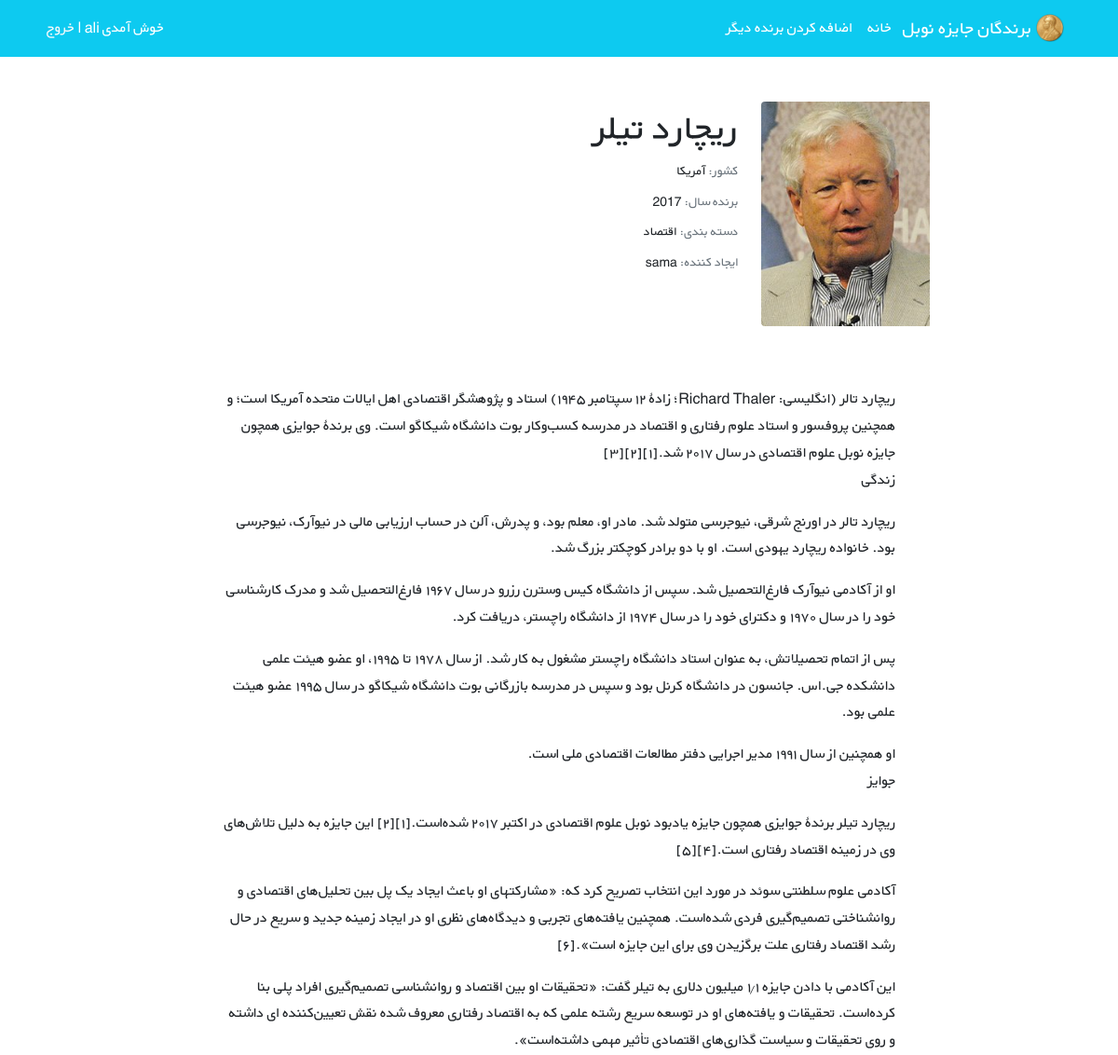
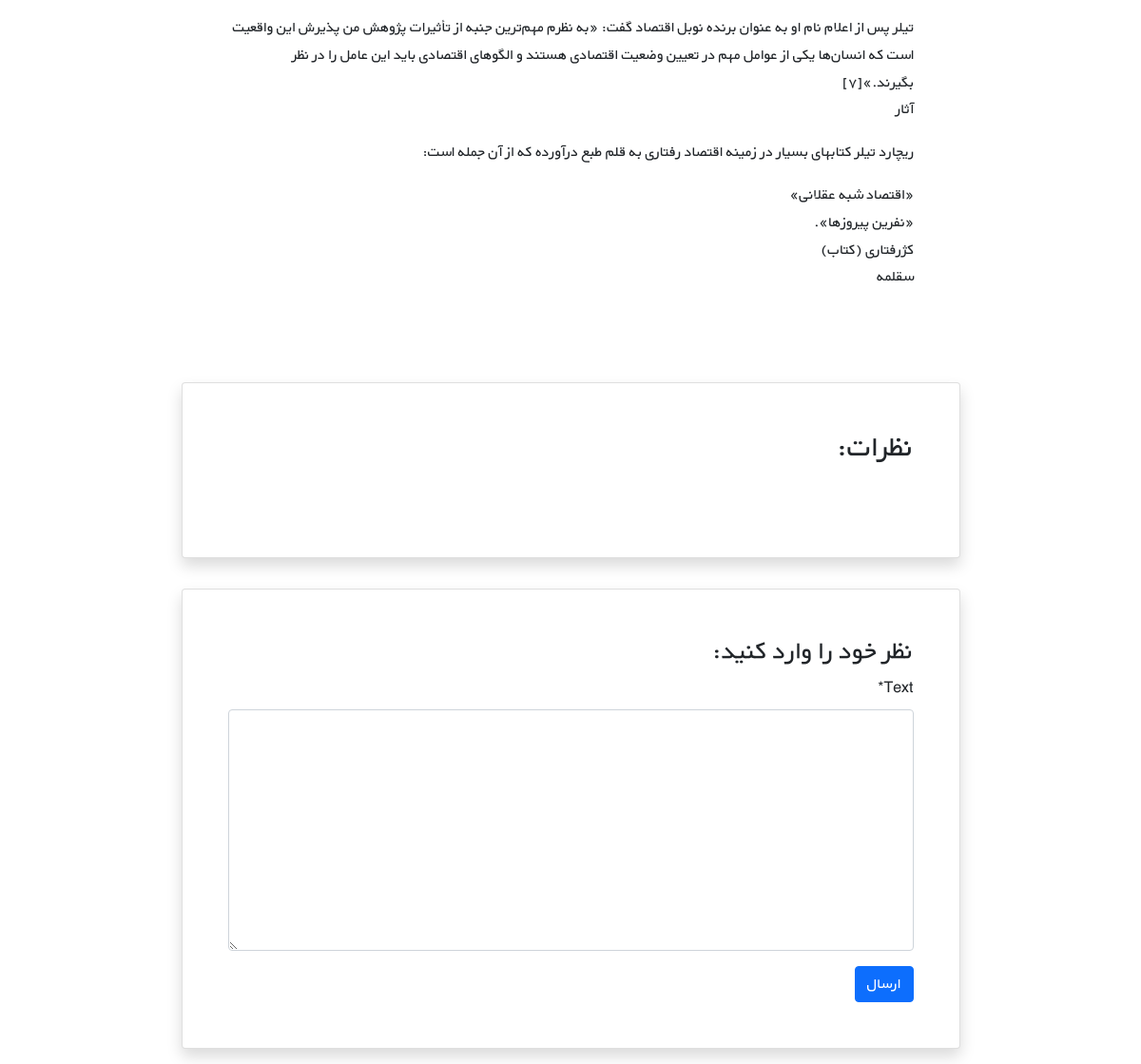
/nobels/19/ (signed in), run on the app's committed database (2 pictures, top to bottom).
### nobels/models.py (models this page shows, shortened)
class Nobel(models.Model):
    STATUS_CHOICES = (
        ('اقتصاد', 'اقتصاد'),
        ("ادبیات", "ادبیات"),
        ('شیمی', 'شیمی'),
        ("فیزیک", "فیزیک"),
        ("صلح نوبل", "صلح نوبل"),
        ("فیزیولوژی و پزشکی", "فیزیولوژی و پزشکی"),
    )
    user = models.ForeignKey(get_user_model(), on_delete=models.CASCADE)
    name = models.CharField(max_length=200)
    description = models.TextField()
    year = models.PositiveIntegerField()
    country = models.CharField(max_length=50)
    grouping = models.CharField(choices=STATUS_CHOICES, max_length=23)
    cover = models.ImageField(upload_to="covers/", blank=True)
    datetime_created = models.DateTimeField(auto_now_add=True)
    datetime_modified = models.DateTimeField(auto_now=True)

### accounts/models.py (models this page shows)
class CustomUser(AbstractUser):
    age = models.PositiveIntegerField(null=True, blank=True)

### nobels/views.py (the view)
# urls.py: path("<int:pk>/", nobe_detail_view, name="nobel_detail"),
@login_required()
def nobe_detail_view(request, pk):
    nobel = get_object_or_404(Nobel, pk=pk)
    nobel_comments = nobel.comments.all()
    if request.method == "POST":
        comment_form = CommentForm(request.POST)
        if comment_form.is_valid():
            new_comment = comment_form.save(commit=False)
            new_comment.nobel = nobel
            new_comment.user = request.user
            new_comment.save()
            comment_form = CommentForm()
    else:
        comment_form = CommentForm()
    return render(request, "nobels/nobel_detail.html", {
        "nobel": nobel,
        "comments": nobel_comments,
        "comment_form": comment_form,
    })

### nobels/forms.py
class CommentForm(forms.ModelForm):
    class Meta:
        model = Comment
        fields = ("text",)

### nobels/templates/nobels/nobel_detail.html (shortened to what this page needs)
{% extends "_base.html" %}
{% load crispy_forms_tags %}
{% block content %}
    <div class="container mt-5" dir="rtl">
        <div class="">
            <div class="">
                <div class="d-flex justify-content-center">
                    <div class="row w-sm-75 w-100">
                        <div class="col-xs-12 col-md-3 d-flex justify-content-center">
                            <div>
                                {% if nobel.cover %}
                                    <img src="{{ nobel.cover.url }}"
                                         class="img-fluid rounded-start" alt="...">
                                {% endif %}
                            </div>
                        </div>
                        <div class="col-xs-12 col-md-6 text-center text-md-end mt-md-1 mt-4">
                            <h1>{{ nobel.name }}</h1>
                            <h5 class="small my-1"><span class="text-muted">کشور: </span>{{ nobel.country }}</h5>
                            <h5 class="small my-1"><span class="text-muted">برنده سال: </span>{{ nobel.year }}</h5>
                            <h5 class="small my-1"><span class="text-muted">دسته بندی: </span>{{ nobel.grouping }}</h5>
                            <h5 class="small my-1"><span
                                    class="text-muted">ایجاد کننده: </span>{{ nobel.user.username }}</h5>
                        </div>
                        <div class="col-xs-12 mt-3 col-md-2 d-flex flex-column">
                        </div>
                    </div>
                </div>
                <div class="d-flex justify-content-center">
                    <div class="my-3 p-5 w-sm-75 w-100">
                        {{ nobel.description|linebreaks }}
                    </div>
                </div>
                <div class="d-flex justify-content-center">
                    <div class="card shadow my-3 p-5 w-sm-75 w-100">
                        <h2 class="mb-5">نظرات:</h2>
                    </div>
                </div>
                <div class="d-flex justify-content-center">
                    <div class="card shadow my-3 p-5 w-sm-75 w-100">
                        <h3>نظر خود را وارد کنید:</h3>
                        <form method="POST">
                            {{ comment_form|crispy }}
                            <button type="submit" class="btn btn-primary">ارسال</button>
                        </form>
                    </div>
                </div>
            </div>
        </div>
    </div>
{% endblock %}

### static/css/style.css (style rules this page uses)
* { font-family: 'BYekan', sans-serif; line-height: 1.8rem; }
@media (min-width: 576px) { .w-sm-75 { width: 75%!important; } }

### data on the page
Nobel: cover (picture), name "ریچارد تیلر", country "آمریکا", year "2017", grouping "اقتصاد", user.username "sama", description "ریچارد تالر (انگلیسی: Richard Thaler؛ زادهٔ ۱۲ سپتامبر ۱۹۴۵) استاد و پژوهشگر اقتصادی اهل ایالات متحده آمریکا است؛ و همچنین پروفسور و استاد علوم رفتاری و اقتصاد در مدرسه کسب‌وکار بوت دانشگاه شیکاگو است. وی برندهٔ جوایزی همچون جایزه نوبل علوم اقتصادی در سال ۲۰۱۷ شد.[۱][۲][۳] زندگی ریچارد تالر در اورنج شرقی، نیوجرسی متولد شد. مادر او، معلم بود، و پدرش، آلن در حساب ارزیابی مالی در نیوآرک، نیوجرسی بود. خانواده ریچارد یهودی است. او با دو برادر کوچکتر بزرگ شد. او از آکادمی نیوآرک فارغ‌التحصیل شد. سپس از دانشگاه کیس وسترن رزرو در سال ۱۹۶۷ فارغ‌التحصیل شد و مدرک کارشناسی خود را در سال ۱۹۷۰ و دکترای خود را در سال ۱۹۷۴ از دانشگاه راچستر، دریافت کرد. پس از اتمام تحصیلاتش، به عنوان استاد دانشگاه راچستر…"
